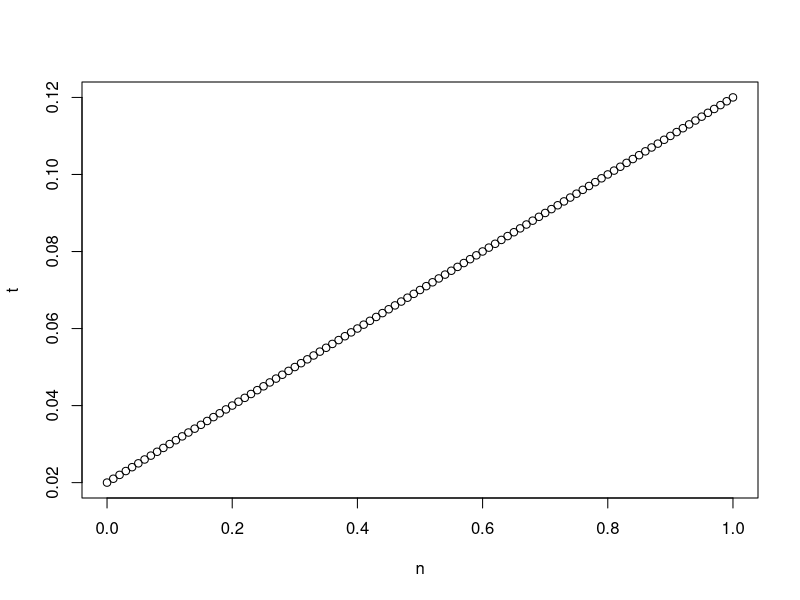
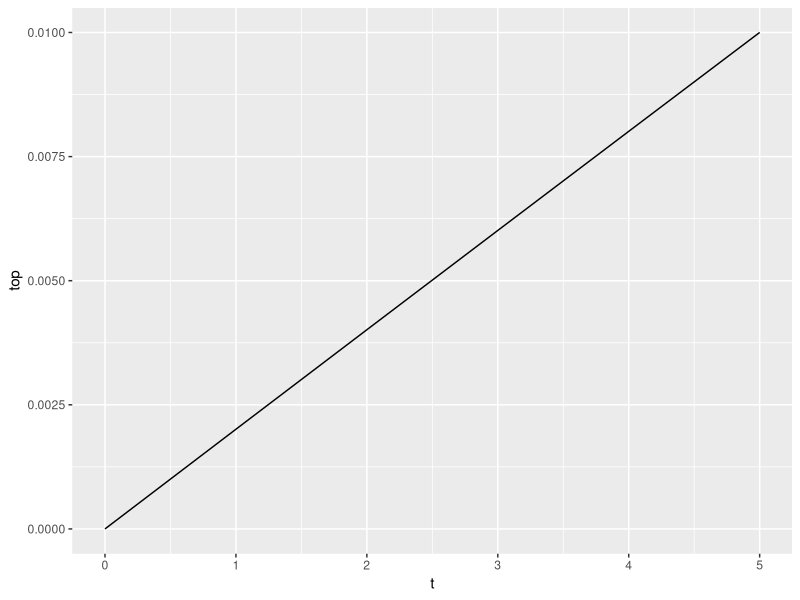

Generate these figures, in order, with R:
library(dplyr)
library(ggplot2)

# Probability of top event
f = function(b, s, h, o, n){ b + s + h + o * n }

f(b = 1, s = 0, h = 1, o = 0, n = 0)


f = function(b, s, h, o, n){ 
  top = b + s + h + o * n 
  top = if_else(top > 1, true = 1, false = top)
  return(top)
}

f(b = 1, s = 0, h = 1, o = 0, n = 0)

# Using probabilities
f(b = 0.0005, s = 0, h = 0.5, o = 0, n = 0)


tibble(
  b = 0.000000000005,
  s = 0.00001,
  h = 0.02,
  o = 0.10,
  n = 0.00001,
  
  t = f(b,s,h,o,n)
)


probs = tibble(
  b = 0.000000005,
  s = 0.00001,
  h = 0.02,
  o = 0.10,
  n = seq(from = 0, to = 1, by = 0.01),
  
  t = f(b,s,h,o,n)
)

probs %>%
  select(n, t) %>%
  plot()


# Probabilities are uncertain ---> simulate from binomial
# Probabilities vary over time ---> calculate probability at time t
# Probabilities depend on Distributions ---> use exponential
# Distributions depend on parameters ---> calculate probability at time t given lambda
# Parameters are uncertain --> simulate lambda from normal

# Goal:

# 1. Write a function
# 2. Make up lambdas
# 3. For some time t, calculate probability of top event

f = function(b, s, h, o, n){
  top = b + s + h + o * n 
  top = if_else(top > 1, true = 1, false = top)
  return(top)
}










mylambdas = tibble(
  t = 0:5,
  b_lambda = 0.0000001,
  s_lambda = 0.002,
  h_lambda = 0.00001,
  o_lambda = 0.001,
  n_lambda = 0.00001
)

myprobs = mylambdas %>%
  mutate(b = pexp(t, rate = b_lambda),
         s = pexp(t, rate = s_lambda),
         h = pexp(t, rate = h_lambda),
         o = pexp(t, rate = o_lambda),
         n = pexp(t, rate = n_lambda)) %>%
  mutate(top = f(b,s,h,o,n))

myprobs %>%
  glimpse()

ggplot() +
  geom_line(data = myprobs, mapping = aes(x = t, y = top))


myprobs %>%
  glimpse()


# What if lambdas vary?


mylambdas = tibble(
  n = 1000,
  b_lambda = rnorm(n = n, mean = 0.0000001, sd = 0.00000001),
  s_lambda = rnorm(n = n, mean = 0.002, sd = 0.00001),
  h_lambda = rnorm(n = n, mean = 0.00001, sd = 0.00000001),
  o_lambda = rnorm(n = n, mean = 0.001, sd = 0.00001),
  n_lambda = rnorm(n = n, mean = 0.00001, sd = 0.00000002)
)


sim1 = tibble(t = 1:10) %>%
  group_by(t) %>%
  reframe(mylambdas) %>%
  mutate(b = pexp(t, rate = b_lambda),
         s = pexp(t, rate = s_lambda),
         h = pexp(t, rate = h_lambda),
         o = pexp(t, rate = o_lambda),
         n = pexp(t, rate = n_lambda))  %>%
  mutate(top = f(b,s,h,o,n))

qi1 = sim1 %>%
  group_by(t) %>%
  summarize(lower = quantile(top, prob = 0.025),
            median = quantile(top, prob = 0.50),
            upper = quantile(top, prob = 0.975))

qi1


# Solutions #################################

# Goal:

# 1. Write a function
# 2. Make up lambdas
# 3. For some time t, calculate probability of top event

f = function(b, s, h, o, n){
  top = b + s + h + o * n 
  top = if_else(top > 1, true = 1, false = top)
  return(top)
}

lambda_b = 0.00001
lambda_s = 0.00002
lambda_h = 0.0003
lambda_o = 0.004
lambda_n = 0.00001

t = 10

prob_b = pexp(t, rate = lambda_b)
prob_s = pexp(t, rate = lambda_s)
prob_h = pexp(t, rate = lambda_h)
prob_o = pexp(t, rate = lambda_o)
prob_n = pexp(t, rate = lambda_n)

f(b = prob_b, prob_s, prob_h, prob_o, prob_n)


